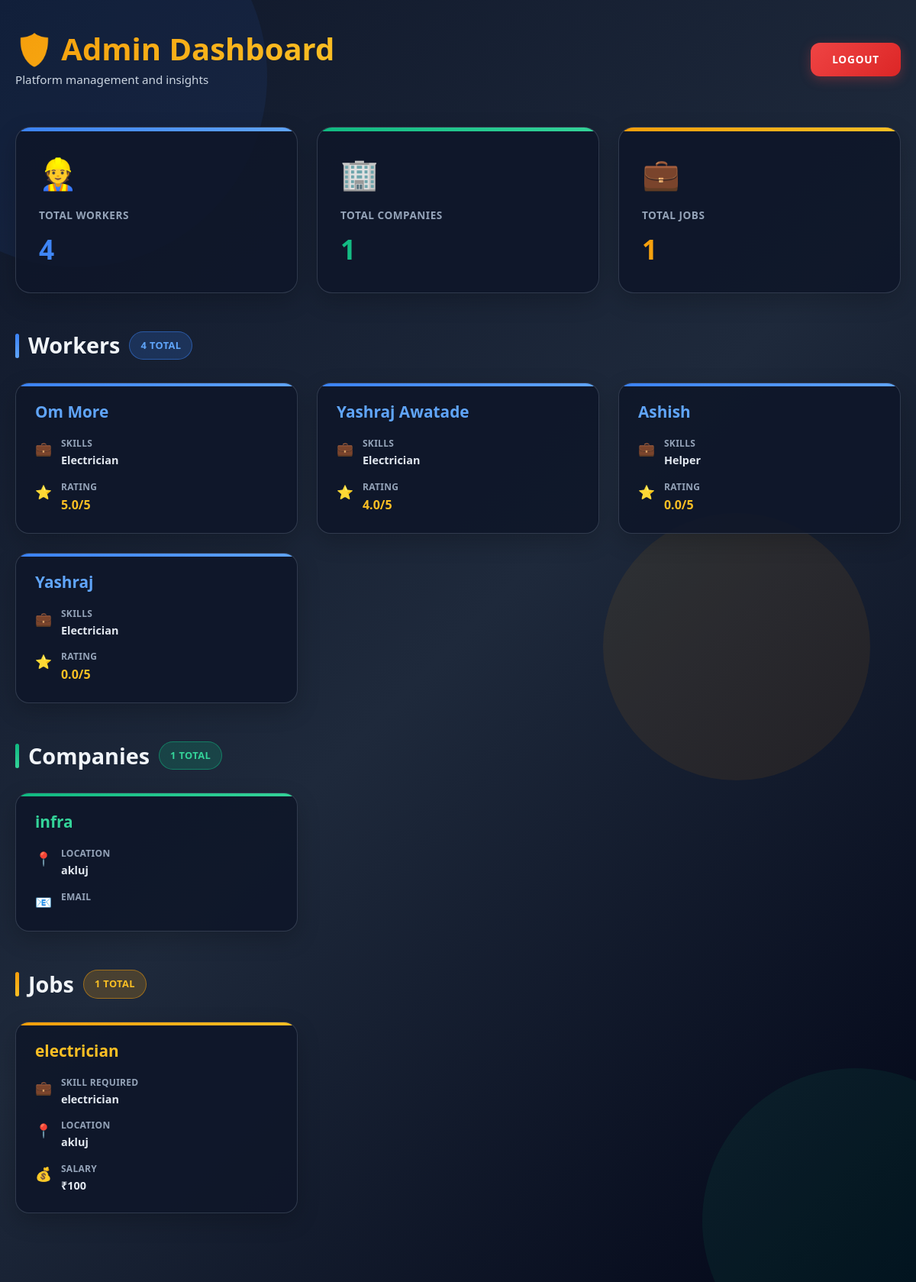
The page /admin_dashboard (signed in) on the database its author committed.
### tables this page shows
CREATE TABLE worker_profiles(
    id INTEGER PRIMARY KEY AUTOINCREMENT,
    user_id INTEGER UNIQUE,
    skills TEXT,
    experience INTEGER,
    location TEXT,
    expected_salary INTEGER,
    availability TEXT,
    rating REAL DEFAULT 0,
    total_reviews INTEGER DEFAULT 0,
    FOREIGN KEY(user_id) REFERENCES users(id)
);

CREATE TABLE users(
    id INTEGER PRIMARY KEY AUTOINCREMENT,
    name TEXT,
    email TEXT UNIQUE,
    password TEXT,
    role TEXT,   -- worker/company/admin
    created_at TIMESTAMP DEFAULT CURRENT_TIMESTAMP
);

CREATE TABLE company_profiles(
    id INTEGER PRIMARY KEY AUTOINCREMENT,
    user_id INTEGER UNIQUE,
    company_name TEXT,
    location TEXT,
    description TEXT,
    FOREIGN KEY(user_id) REFERENCES users(id)
);

CREATE TABLE jobs(
    id INTEGER PRIMARY KEY AUTOINCREMENT,
    company_id INTEGER,
    title TEXT,
    skill_required TEXT,
    experience_required INTEGER,
    location TEXT,
    salary INTEGER,
    job_type TEXT,
    description TEXT,
    status TEXT DEFAULT 'open',
    created_at TIMESTAMP DEFAULT CURRENT_TIMESTAMP,
    FOREIGN KEY(company_id) REFERENCES users(id)
);

### app.py (the view)
@app.route("/admin_dashboard")
def admin_dashboard():
    if "admin" not in session:
        return redirect("/admin")
    db = get_db()
    workers = db.execute("""
    SELECT users.name, worker_profiles.skills, worker_profiles.rating
    FROM users JOIN worker_profiles
    ON users.id = worker_profiles.user_id
    """).fetchall()
    companies = db.execute("""
    SELECT users.name, company_profiles.location
    FROM users JOIN company_profiles
    ON users.id = company_profiles.user_id
    """).fetchall()
    jobs = db.execute("SELECT * FROM jobs").fetchall()
    return render_template("admin_dashboard.html",
                           workers=workers,
                           companies=companies,
                           jobs=jobs)

### app.py (called while the page is built)
def get_db():
    conn = sqlite3.connect("database.db")
    conn.row_factory = sqlite3.Row
    return conn

### templates/admin_dashboard.html (shortened to what this page needs)
<!DOCTYPE html>
<html lang="en">
<head>
<link href="https://cdn.jsdelivr.net/npm/bootstrap@5.3.2/dist/css/bootstrap.min.css" rel="stylesheet">
</head>
<body>
  <div class="bg-element bg-element-2"></div>
  <div class="bg-element bg-element-3"></div>
  <div class="main-wrapper">
    <div class="header-section">
      <div class="header-title">
        <h1>🛡️ Admin Dashboard</h1>
        <p>Platform management and insights</p>
      </div>
      <a href="/logout" class="logout-btn">Logout</a>
    </div>
    <div class="stats-container">
      <div class="stat-card workers">
        <div class="stat-icon">👷</div>
        <div class="stat-label">Total Workers</div>
        <div class="stat-number">{{ workers|length }}</div>
      </div>
      <div class="stat-card companies">
        <div class="stat-icon">🏢</div>
        <div class="stat-label">Total Companies</div>
        <div class="stat-number">{{ companies|length }}</div>
      </div>
      <div class="stat-card jobs">
        <div class="stat-icon">💼</div>
        <div class="stat-label">Total Jobs</div>
        <div class="stat-number">{{ jobs|length }}</div>
      </div>
    </div>
    <div class="section-header workers">
      <h2>Workers</h2>
      <span class="count-badge">{{ workers|length }} Total</span>
    </div>
    {% if workers %}
    <div class="data-container">
      {% for w in workers %}
      <div class="data-card worker-card">
        <h3 class="card-title">{{w.name}}</h3>
        <div class="card-details">
          <div class="card-detail">
            <span class="card-detail-icon">💼</span>
            <div class="card-detail-text">
              <span class="card-detail-label">Skills</span>
              <span class="card-detail-value">{{w.skills}}</span>
            </div>
          </div>
          <div class="card-detail">
            <span class="card-detail-icon">⭐</span>
            <div class="card-detail-text">
              <span class="card-detail-label">Rating</span>
              <span class="card-detail-value rating-display">{{w.rating}}/5</span>
            </div>
          </div>
        </div>
      </div>
      {% endfor %}
    </div>
    {% else %}
    <div class="empty-state">
      <div class="empty-state-icon">👷</div>
      <p class="empty-state-text">No workers registered yet</p>
    </div>
    {% endif %}
    <div class="section-header companies">
      <h2>Companies</h2>
      <span class="count-badge">{{ companies|length }} Total</span>
    </div>
    {% if companies %}
    <div class="data-container">
      {% for c in companies %}
      <div class="data-card company-card">
        <h3 class="card-title">{{c.name}}</h3>
        <div class="card-details">
          <div class="card-detail">
            <span class="card-detail-icon">📍</span>
            <div class="card-detail-text">
              <span class="card-detail-label">Location</span>
              <span class="card-detail-value">{{c.location}}</span>
            </div>
          </div>
          <div class="card-detail">
            <span class="card-detail-icon">📧</span>
            <div class="card-detail-text">
              <span class="card-detail-label">Email</span>
            </div>
          </div>
        </div>
      </div>
      {% endfor %}
    </div>
    {% else %}
    <div class="empty-state">
      <div class="empty-state-icon">🏢</div>
      <p class="empty-state-text">No companies registered yet</p>
    </div>
    {% endif %}
    <div class="section-header jobs">
      <h2>Jobs</h2>
      <span class="count-badge">{{ jobs|length }} Total</span>
    </div>
    {% if jobs %}
    <div class="data-container">
      {% for j in jobs %}
      <div class="data-card job-card">
        <h3 class="card-title">{{j.title}}</h3>
        <div class="card-details">
          <div class="card-detail">
            <span class="card-detail-icon">💼</span>
            <div class="card-detail-text">
              <span class="card-detail-label">Skill Required</span>
              <span class="card-detail-value">{{j.skill_required}}</span>
            </div>
          </div>
          <div class="card-detail">
            <span class="card-detail-icon">📍</span>
            <div class="card-detail-text">
              <span class="card-detail-label">Location</span>
              <span class="card-detail-value">{{j.location}}</span>
            </div>
          </div>
          <div class="card-detail">
            <span class="card-detail-icon">💰</span>
            <div class="card-detail-text">
              <span class="card-detail-label">Salary</span>
              <span class="card-detail-value">₹{{j.salary}}</span>
            </div>
          </div>
        </div>
      </div>
      {% endfor %}
    </div>
    {% else %}
    <div class="empty-state">
      <div class="empty-state-icon">💼</div>
      <p class="empty-state-text">No jobs posted yet</p>
    </div>
    {% endif %}
  </div>
</body>
</html>

### rows shown on the page
worker_profiles: name "Om More", skills "Electrician", rating "5.0"
worker_profiles: name "Yashraj Awatade", skills "Electrician", rating "4.0"
worker_profiles: name "Ashish", skills "Helper", rating "0.0"
worker_profiles: name "Yashraj", skills "Electrician", rating "0.0"
company_profiles: name "infra", location "akluj"
jobs: title "electrician", skill_required "electrician", location "akluj", salary "100"

### other values the page prints
{{ workers|length }} "4"
{{ companies|length }} "1"
{{ jobs|length }} "1"
